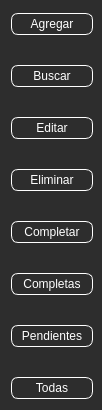
              <widget class="QFrame" name="frameMenu">
               <property name="maximumSize">
                <size>
                 <width>80</width>
                 <height>16777215</height>
                </size>
               </property>
               <property name="styleSheet">
                <string notr="true">QFrame
{
	border-radius:5px;
	background-color: rgb(45, 45, 45);
}
QPushButton
{
	border-radius:7px;
	color:white;
	border:1px solid white;
	font: 75 8pt &quot;Comic Sans MS&quot;;
	height:20px;
	width:80px
}
QPushButton:hover
{
	border-radius:7px;
	background-color: rgb(85, 116, 255);
	font: 75 9pt &quot;Comic Sans MS&quot;;
}</string>
               </property>
               <property name="frameShape">
                <enum>QFrame::StyledPanel</enum>
               </property>
               <property name="frameShadow">
                <enum>QFrame::Raised</enum>
               </property>
               <property name="lineWidth">
                <number>1</number>
               </property>
               <layout class="QGridLayout" name="gridLayout_11">
                <property name="topMargin">
                 <number>13</number>
                </property>
                <property name="rightMargin">
                 <number>9</number>
                </property>
                <property name="verticalSpacing">
                 <number>30</number>
                </property>
                <item row="7" column="0">
                 <widget class="QPushButton" name="Todas">
                  <property name="text">
                   <string>Todas</string>
                  </property>
                 </widget>
                </item>
                <item row="0" column="0">
                 <widget class="QPushButton" name="Agregar">
                  <property name="text">
                   <string>Agregar</string>
                  </property>
                 </widget>
                </item>
                <item row="1" column="0">
                 <widget class="QPushButton" name="Buscar">
                  <property name="text">
                   <string>Buscar</string>
                  </property>
                 </widget>
                </item>
                <item row="5" column="0">
                 <widget class="QPushButton" name="Completas">
                  <property name="text">
                   <string>Completas</string>
                  </property>
                 </widget>
                </item>
                <item row="6" column="0">
                 <widget class="QPushButton" name="Pendientes">
                  <property name="text">
                   <string>Pendientes</string>
                  </property>
                 </widget>
                </item>
                <item row="2" column="0">
                 <widget class="QPushButton" name="Editar">
                  <property name="text">
                   <string>Editar</string>
                  </property>
                 </widget>
                </item>
                <item row="3" column="0">
                 <widget class="QPushButton" name="Eliminar">
                  <property name="text">
                   <string>Eliminar</string>
                  </property>
                 </widget>
                </item>
                <item row="4" column="0">
                 <widget class="QPushButton" name="Completar">
                  <property name="text">
                   <string>Completar</string>
                  </property>
                 </widget>
                </item>
               </layout>
              </widget>
